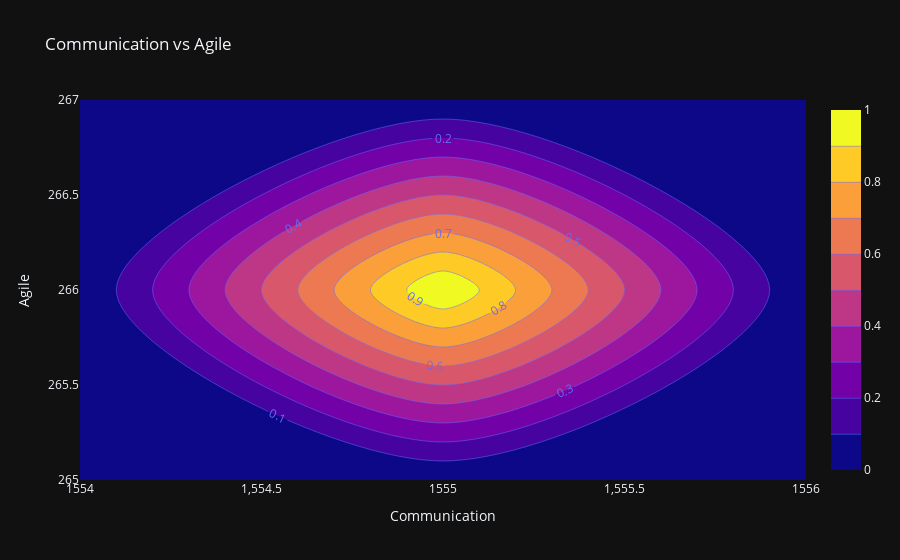

The notebook cell saved with this chart:
### Code cell
communication_vs_agile = px.density_contour(data_frame=soft_skills_df,
                                        x='Communication', y='Agile',
                                        title='Communication vs Agile')
communication_vs_agile.update_traces(contours_coloring="fill", contours_showlabels = True)
communication_vs_agile.show()

### Figure 1 — Plotly figure (JSON) as saved in the notebook; plotly's stock layout.template omitted (floating-point values rounded to 4 significant figures)
{"data": [{"contours": {"coloring": "fill", "showlabels": true}, "hovertemplate": "Communication=%{x}<br>Agile=%{y}<br>count=%{z}<extra></extra>", "legendgroup": "", "line": {"color": "#636efa"}, "name": "", "showlegend": false, "x": [1555], "xaxis": "x", "xbingroup": "x", "y": [266], "yaxis": "y", "ybingroup": "y", "type": "histogram2dcontour"}], "layout": {"xaxis": {"anchor": "y", "domain": [0.0, 1.0], "title": {"text": "Communication"}}, "yaxis": {"anchor": "x", "domain": [0.0, 1.0], "title": {"text": "Agile"}}, "legend": {"tracegroupgap": 0}, "title": {"text": "Communication vs Agile"}}}
